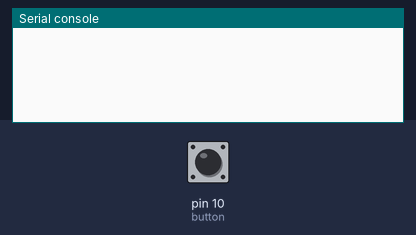
A program run on a simulated MicroPython board. On the bench: the last lines printed to the serial console. The test bench sets the inputs (shaded band); at power-on: pin 10 (button) HIGH.

Above: at 1.2 s.
1.3 s: pin 10 (button) pulled LOW for 0.15 s
At 2.4 s:
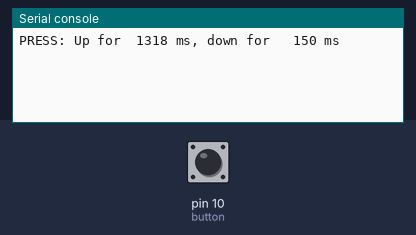
2.9 s: pin 10 (button) pulled LOW for 3.2 s
At 6.6 s:
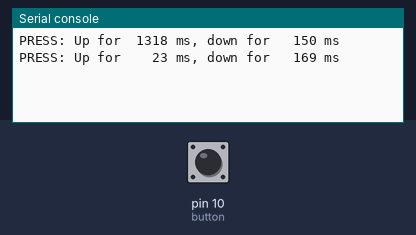
7.6 s: pin 10 (button) pulled LOW for 1 s
At 9.6 s:
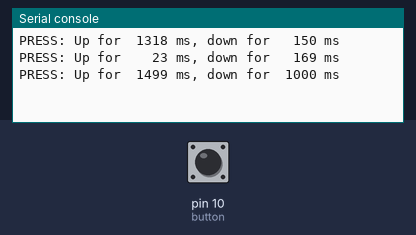
10.1 s: pin 10 (button) pulsed LOW 2 times (0.12 s each, 0.3 s apart)
At 11.8 s:
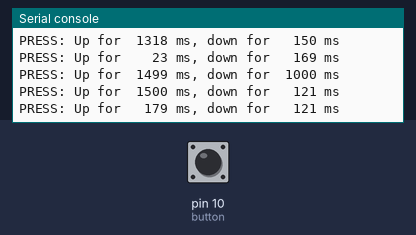

The program:

read.py
```python
from machine import Pin
import time


class Button:
    def __init__(self, pin, min_press_ms = 20):
        self.pin = pin
        self.min_press_ms = min_press_ms

    def read(self, timeout_ms):
        if self.pin.value == 0:
            self.wait_release(timeout_ms)
        p = self.wait_press(timeout_ms)
        r = self.wait_release(timeout_ms)
        return p, r

    # Calculates how long the button has been pressed for
    def wait_release(self, timeout):
        start_time = time.ticks_ms()
        current_time = time.ticks_ms()
        release_time = time.ticks_ms()
        release_duration = time.ticks_diff(current_time, release_time)
        total_duration = 0

        # while release duration is less than min press
        while release_duration < self.min_press_ms:
            # update current time
            current_time = time.ticks_ms()
            # if button is pressed again, reset release time to current time
            if self.pin.value() == 0:
                release_time = current_time
            # calculate release duration
            release_duration = time.ticks_diff(current_time, release_time)
            # calculate total duration
            total_duration = current_time - start_time
            # If button pressed for too long, we timeout
            if total_duration > timeout:
                raise Button.ButtonException("Button has been pressed for too long")

        return total_duration

    # Calculates how long the button has been released for
    def wait_press(self, timeout):
        start_time = time.ticks_ms()
        current_time = time.ticks_ms()
        press_time = time.ticks_ms()
        press_duration = time.ticks_diff(current_time, press_time)
        total_duration = 0

        # while release duration is less than min press
        while press_duration < self.min_press_ms:
            # update current time
            current_time = time.ticks_ms()
            # if button is released again, reset press time to current time
            if self.pin.value() == 1:
                press_time = current_time
            # calculate release duration
            press_duration = time.ticks_diff(current_time, press_time)
            # calculate total duration
            total_duration = current_time - start_time
            # If button released for too long, we timeout
            if total_duration > timeout:
                raise Button.ButtonException("Button has been released for too long")

        return total_duration

    class ButtonException(Exception):
        pass


button = Button(Pin(10, mode=Pin.IN, pull=Pin.PULL_UP))
while(True):
    try:
        u,d = button.read(timeout_ms=3000)
    except Button.ButtonException:
        continue
    print(f"PRESS: Up for {u:5d} ms, down for {d:5d} ms")
```

Measured:
- after the input at 1.3 s, the serial console: prints a new line after 0.17 s (image 1)
- after the input at 2.9 s, the serial console: prints a new line after 3.2 s (image 2)
- after the input at 7.6 s, the serial console: prints a new line after 1.0 s (image 3)
- after the input at 10.1 s, the serial console: prints a new line after 0.14 s (image 4)
